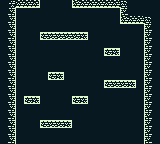

Tiled map render using the project's own tile images. Description and the whole map definition, tile-layer contents included, below:
An orthogonal 20x18 tile map with 8x8 px tiles, 2 tile layers (Tile Layer 1, Tile Layer 2).

<map version="1.5" tiledversion="1.7.2" orientation="orthogonal" renderorder="right-down" width="20" height="18" tilewidth="8" tileheight="8" infinite="0" nextlayerid="3" nextobjectid="1">
 <tileset firstgid="1" name="bgTiles" tilewidth="8" tileheight="8" tilecount="36" columns="6">
  <image source="../bgTiles.png" width="48" height="48" />
 </tileset>
 <layer id="1" name="Tile Layer 1" width="20" height="18">
  <data encoding="csv">
8,8,8,8,8,8,8,8,8,8,8,8,8,8,8,8,8,8,8,8,
8,8,8,8,8,8,8,8,8,8,8,8,8,8,8,8,8,8,8,8,
8,8,8,8,8,8,8,8,8,8,8,8,8,8,8,8,8,8,8,8,
8,8,8,8,8,8,8,8,8,8,8,8,8,8,8,8,8,8,8,8,
8,8,8,8,8,8,8,8,8,8,8,8,8,8,8,8,8,8,8,8,
8,8,8,8,8,8,8,8,8,8,8,8,8,8,8,8,8,8,8,8,
8,8,8,8,8,8,8,8,8,8,8,8,8,8,8,8,8,8,8,8,
8,8,8,8,8,8,8,8,8,8,8,8,8,8,8,8,8,8,8,8,
8,8,8,8,8,8,8,8,8,8,8,8,8,8,8,8,8,8,8,8,
8,8,8,8,8,8,8,8,8,8,8,8,8,8,8,8,8,8,8,8,
8,8,8,8,8,8,8,8,8,8,8,8,8,8,8,8,8,8,8,8,
8,8,8,8,8,8,8,8,8,8,8,8,8,8,8,8,8,8,8,8,
8,8,8,8,8,8,8,8,8,8,8,8,8,8,8,8,8,8,8,8,
8,8,8,8,8,8,8,8,8,8,8,8,8,8,8,8,8,8,8,8,
8,8,8,8,8,8,8,8,8,8,8,8,8,8,8,8,8,8,8,8,
8,8,8,8,8,8,8,8,8,8,8,8,8,8,8,8,8,8,8,8,
8,8,8,8,8,8,8,8,8,8,8,8,8,8,8,8,8,8,8,8,
8,8,8,8,8,8,8,8,8,8,8,8,8,8,8,8,8,8,8,8
</data>
 </layer>
 <layer id="2" name="Tile Layer 2" width="20" height="18">
  <data encoding="csv">
0,19,14,14,15,0,0,0,0,13,14,14,14,14,14,21,0,0,0,0,
0,9,0,0,0,0,0,0,0,0,0,0,0,0,0,7,0,0,0,0,
0,9,0,0,0,0,0,0,0,0,0,0,0,0,0,13,14,14,21,0,
0,9,0,0,0,0,0,0,0,0,0,0,0,0,0,0,0,0,7,0,
0,9,0,0,0,4,5,5,5,5,6,0,0,0,0,0,0,0,7,0,
0,9,0,0,0,0,0,0,0,0,0,0,0,0,0,0,0,0,7,0,
0,9,0,0,0,0,0,0,0,0,0,0,0,4,6,0,0,0,7,0,
0,9,0,0,0,0,0,0,0,0,0,0,0,0,0,0,0,0,7,0,
0,9,0,0,0,0,0,0,0,0,0,0,0,0,0,0,0,0,7,0,
0,9,0,0,0,0,4,6,0,0,0,0,0,0,0,0,0,0,7,0,
0,9,0,0,0,0,0,0,0,0,0,0,0,4,5,5,6,0,7,0,
0,9,0,0,0,0,0,0,0,0,0,0,0,0,0,0,0,0,7,0,
0,9,0,4,6,0,0,0,0,4,6,0,0,0,0,0,0,0,7,0,
0,9,0,0,0,0,0,0,0,0,0,0,0,0,0,0,0,0,7,0,
0,9,0,0,0,0,0,0,0,0,0,0,0,0,0,0,0,0,7,0,
0,9,0,0,0,4,5,5,6,0,0,0,0,0,0,0,0,0,7,0,
0,9,0,0,0,0,0,0,0,0,0,0,0,0,0,0,0,0,7,0,
0,9,0,0,0,0,0,0,0,0,0,0,0,0,0,0,0,0,7,0
</data>
 </layer>
</map>